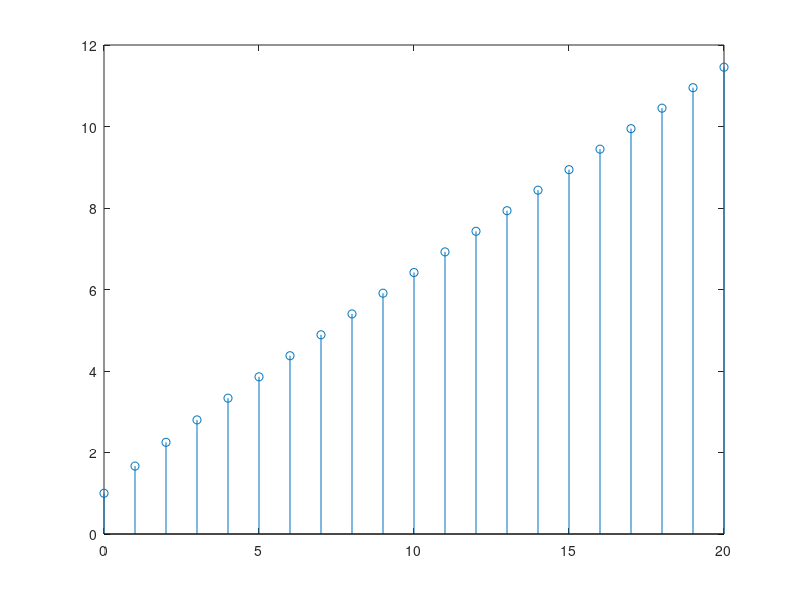
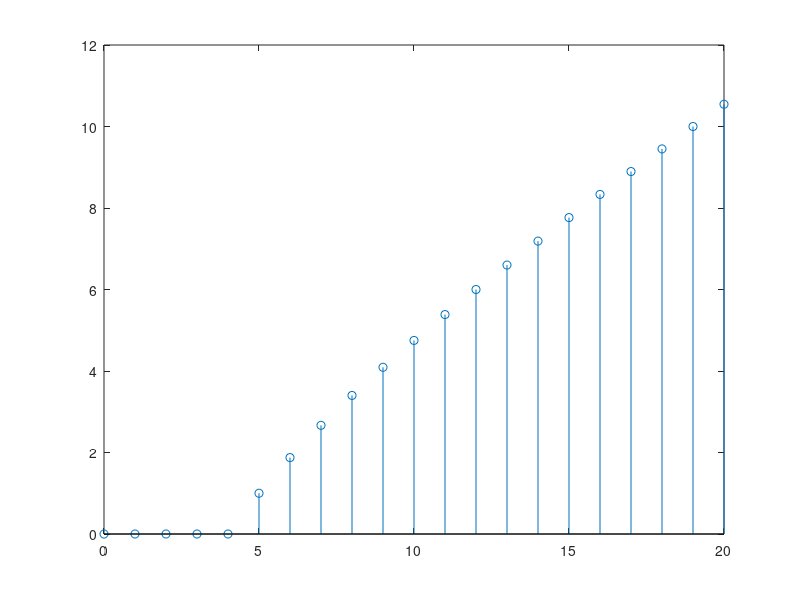
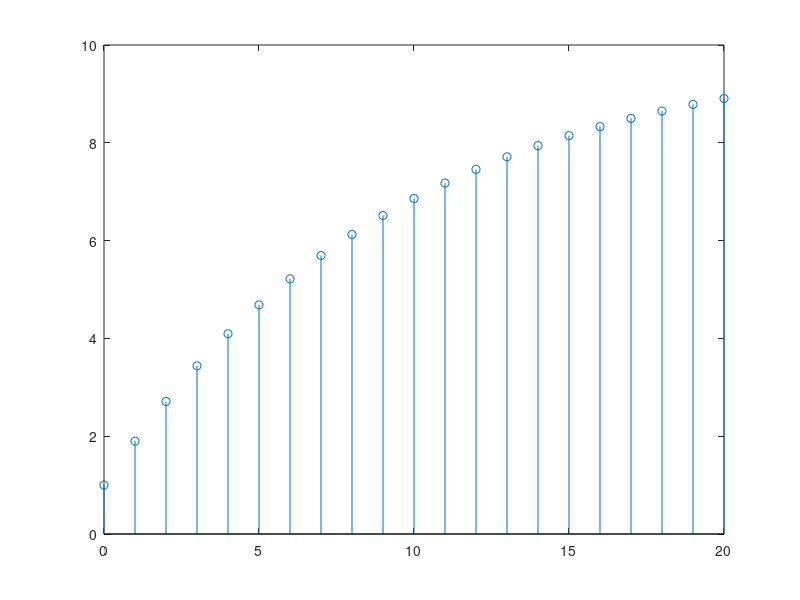
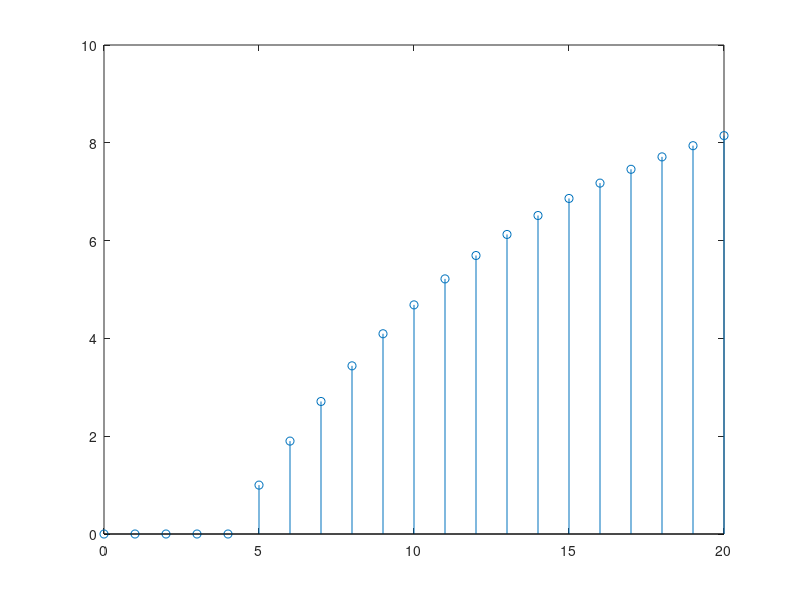

The MATLAB script that drew these images, in order:

%Program name: Matlab Project 2
%Authored by: Michael Gerrard Guerrero 


n=0:20;
y1(1)=1;
y2(1:5)=0;
y3(1)=1;
y4(1:5)=0;
for i=2:21
    y1(i)=i/(i+1)*y1(i-1)+1;
end
stem(n,y1)
figure
for i = 6:21
    y2(i)=i/(i+1)*y2(i-1)+1;
end
stem(n,y2)
figure
for i=2:21
    y3(i)=0.9*y3(i-1)+1;
end
stem(n,y3)
figure
for i=6:21
    y4(i)=0.9*y4(i-1)+1;
end
stem(n,y4)
